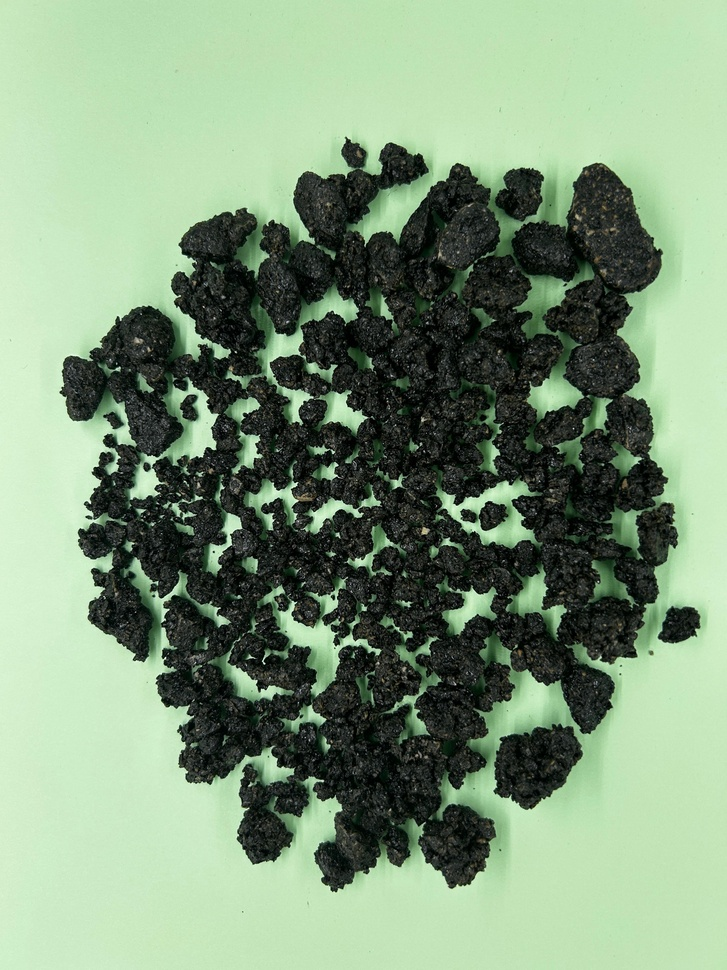
#> input picture after.JPG, 727 x 970 px, shrunk from 3024 x 4032 before the run
$ python process_20260105122551.py ../after.JPG
#> lines starting #> are read from the running program, lines starting #| are printed output that depends on the picture; after the words box and inside, x2 and y2 are one past the last pixel; in counts of white or black regions, pixels touching at a corner belong together
"""Read an image `after.JPG`, remove green pixels, and show before/after.

Behavior:
- Loads an image file (default: after.JPG in the same folder).
- Detects green pixels using a simple rule: green channel significantly
  higher than red/blue and above a brightness threshold.
- Produces two outputs:
  - `after_no_green.png` (RGBA) with green pixels made transparent
  - `after_no_green.jpg` (RGB) where green pixels are replaced with white
- Displays the original and processed images side-by-side.

Usage:
	python process.py [path/to/after.JPG]

Requirements: pillow, numpy, matplotlib
"""

from __future__ import annotations

import os
import sys
from typing import Tuple

import numpy as np
from PIL import Image


def load_image(path: str) -> Image.Image:
#> called with path = '../after.JPG'
	if not os.path.exists(path):
		raise FileNotFoundError(f"Image not found: {path}")
	img = Image.open(path).convert("RGBA")
	return img


def remove_green_pixels(img: Image.Image, ratio: float = 1.2, diff_thresh: int = 40) -> Image.Image:
	"""Return a new RGBA image where detected green pixels are transparent.

	Detection rule (per-pixel):
	  G > ratio * R and G > ratio * B and (G - max(R, B)) > diff_thresh

	These parameters work well for strong green screens; adjust for
	different lighting or tint.
	"""
#> called with ratio = 1.2, diff_thresh = 40
	arr = np.array(img)  # shape (H, W, 4)
	if arr.ndim != 3 or arr.shape[2] < 3:
		raise ValueError("Unsupported image shape")

	r = arr[..., 0].astype(np.int16)
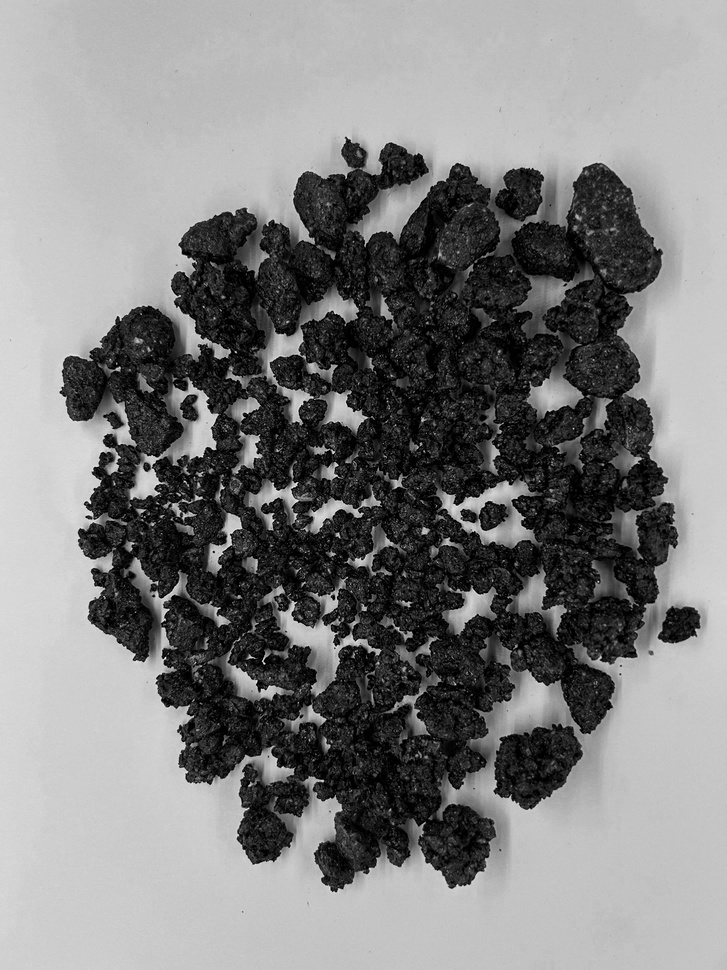
#> r: shape (970, 727) int16; min 0, max 244, mean 127.2
	g = arr[..., 1].astype(np.int16)
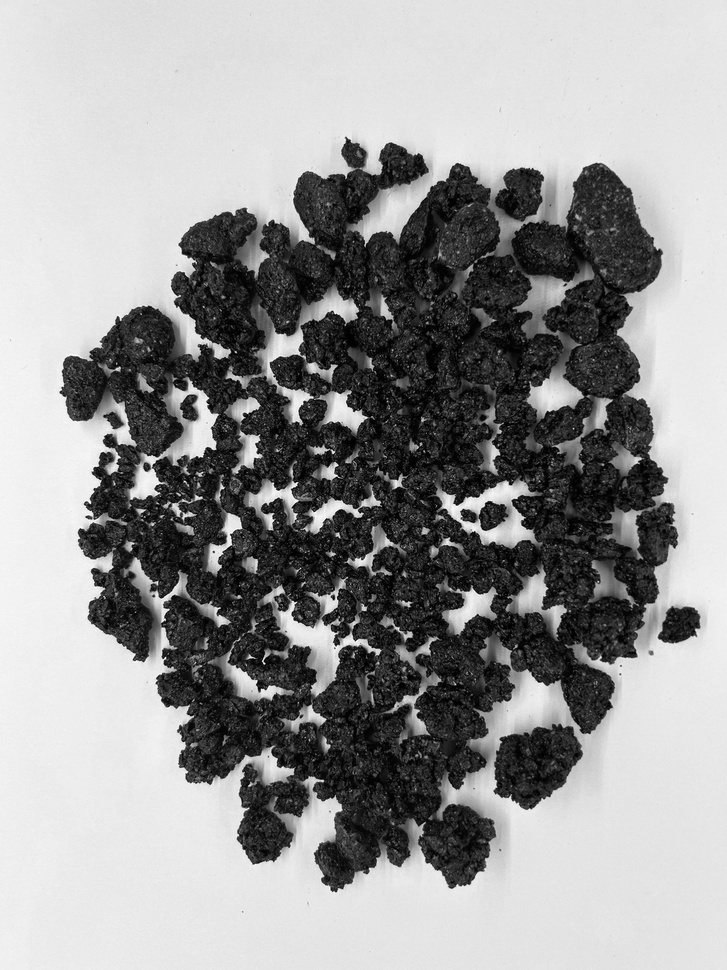
#> g: shape (970, 727) int16; min 0, max 255, mean 151.4
	b = arr[..., 2].astype(np.int16)

	# Compute green mask
	mask = (g > (ratio * r)) & (g > (ratio * b)) & ((g - np.maximum(r, b)) > diff_thresh)
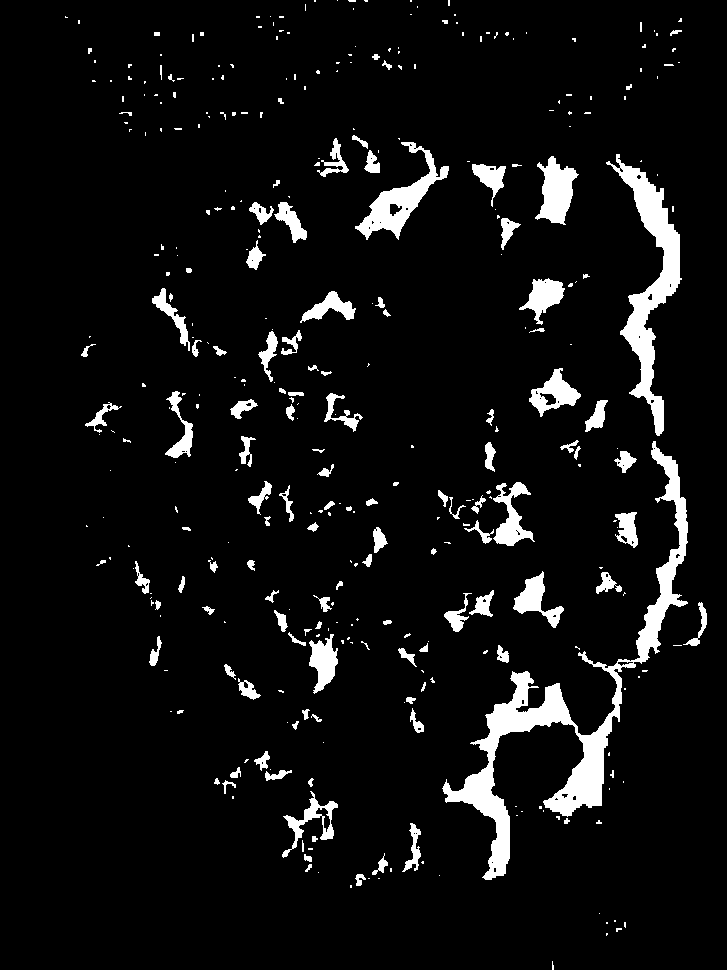
#> mask: shape (970, 727) bool; 6.4% white; 366 white regions (239 under 20 px), largest, box (x1, y1, x2, y2) and area: (442, 441, 688, 880) 12561, (606, 154, 682, 436) 5763, (355, 142, 449, 240) 2496

	# Create output RGBA array
	out = arr.copy()
	# Set alpha to 0 where mask is True
	out[..., 3] = np.where(mask, 0, out[..., 3])
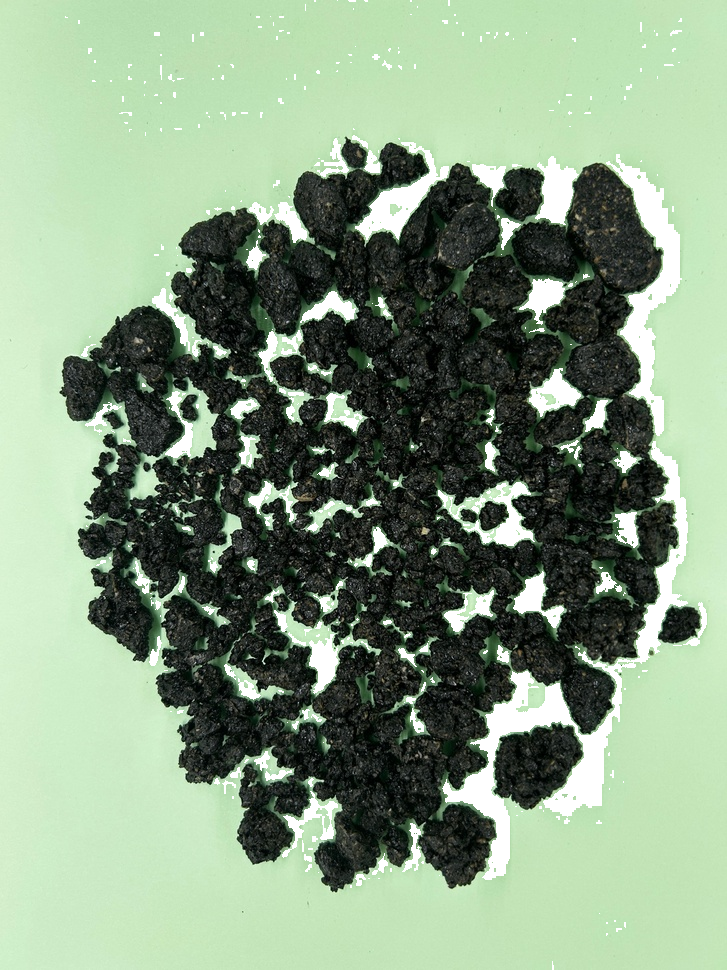
#> out: shape (970, 727, 4); mean R, G, B, A 127.2, 151.4, 122.7, 238.6; transparent parts drawn white

	return Image.fromarray(out)


def save_results(orig: Image.Image, processed: Image.Image, out_base: str = "after_no_green") -> Tuple[str, str]:
	"""Save processed image as PNG (with transparency) and JPG (green->white).

	Returns tuple (png_path, jpg_path)
	"""
#> called with out_base = 'after_no_green'
	png_path = f"{out_base}.png"
	jpg_path = f"{out_base}.jpg"

	# Save PNG with transparency
	processed.save(png_path)

	# For JPG, composite over white background
	white_bg = Image.new("RGB", processed.size, (255, 255, 255))
#> white_bg: PIL image 727x970 RGB; every value is 255
	rgb = Image.alpha_composite(white_bg.convert("RGBA"), processed).convert("RGB")
	rgb.save(jpg_path, quality=95)

	return png_path, jpg_path


def show_side_by_side(orig: Image.Image, processed: Image.Image, title: str = "Before / After") -> None:
	try:
		import matplotlib.pyplot as plt

		fig, axes = plt.subplots(1, 2, figsize=(12, 6))
		axes[0].imshow(orig.convert("RGB"))
		axes[0].set_title("Original")
		axes[0].axis("off")

		axes[1].imshow(processed)
		axes[1].set_title("No green (transparent)")
		axes[1].axis("off")

		fig.suptitle(title)
		plt.tight_layout()
		plt.show()
	except Exception as exc:  # pragma: no cover - interactive display may fail in CI
		print("Could not display images interactively:", exc)


def main(argv: list[str] | None = None) -> int:
	argv = argv if argv is not None else sys.argv[1:]
	img_path = argv[0] if argv else "after.JPG"

	print(f"Loading image: {img_path}")
	try:
		orig = load_image(img_path)
	except Exception as e:
		print("Error loading image:", e)
		return 2

	processed = remove_green_pixels(orig, ratio=1.2, diff_thresh=40)

	png_path, jpg_path = save_results(orig, processed)
#> png_path = 'after_no_green.png'; jpg_path = 'after_no_green.jpg'
	print(f"Saved: {png_path}")
#| Saved: after_no_green.png
	print(f"Saved: {jpg_path}")
#| Saved: after_no_green.jpg

	# Show images side-by-side
	show_side_by_side(orig, processed)

	return 0


if __name__ == "__main__":
	raise SystemExit(main())
#> (the program exits here)
